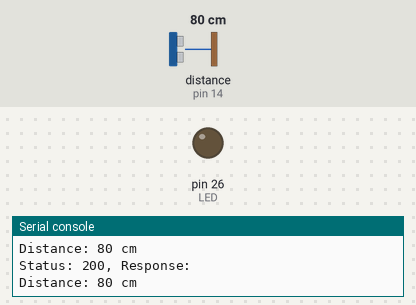
Simulated run of this program. Board: MicroPython board. Parts: output pins drawn as LEDs (lit = HIGH), the last lines printed to the serial console. The test bench sets the inputs (shaded band); at power-on: distance to the obstacle (sensor on pin 14) 80 cm. The echo pulse lasts 58.3 µs per cm; WiFi joins after 1.5 s; web requests get an empty 200 reply after 0.4 s; pins used as bus, display or sensor lines are not drawn.

Above: at 3.2 s.
3.3 s: distance to the obstacle (sensor on pin 14) set to 55 cm
4.8 s: distance to the obstacle (sensor on pin 14) set to 46 cm
At 5.4 s:
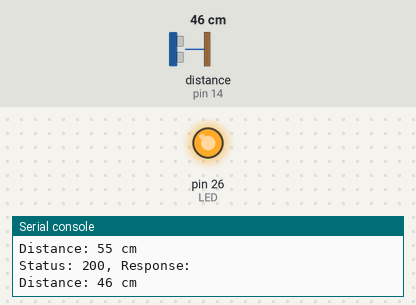
6.5 s: distance to the obstacle (sensor on pin 14) set to 60 cm
At 7.7 s:
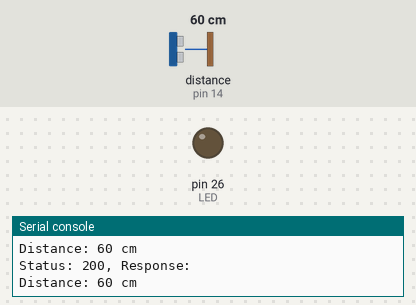
8.0 s: distance to the obstacle (sensor on pin 14) set to 2 cm
At 9.4 s:
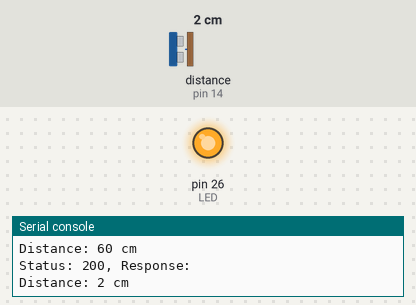
Timing chart, 0 to 10.5 s (numbered marks = the images above; inputs shaded):
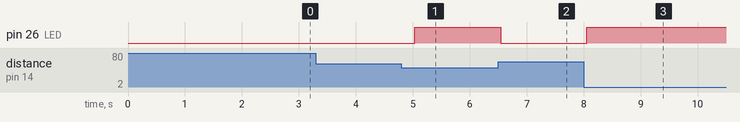

The program:

EWMS_NODE.py
```python
import machine
import time
import urequests  # MicroPython library for HTTP requests
from machine import Pin

# Wi-Fi Credentials
ssid = 'Redmi'
password = '876543210'

# Define pins for the JSN-SR04T sensor
TRIG_PIN = 12   # Change to your GPIO pin for Trig
ECHO_PIN = 14   # Change to your GPIO pin for Echo
LED = Pin(26, Pin.OUT)

# Define URL for your Node.js server
nodejs_server_url = 'https://test-iot-554d.onrender.com/sensor-data'
#https://test-iot-554d.onrender.com/sensor-data


# Function to connect to Wi-Fi
def connect_wifi():
    import network
    wlan = network.WLAN(network.STA_IF)
    wlan.active(True)
    wlan.connect(ssid, password)

    while not wlan.isconnected():
        time.sleep(1)
        print('Connecting to Wi-Fi...')

    print('Connected to Wi-Fi')
    print('Network config:', wlan.ifconfig())

# Function to measure distance
def measure_distance():
    trig = machine.Pin(TRIG_PIN, machine.Pin.OUT)
    echo = machine.Pin(ECHO_PIN, machine.Pin.IN)

    trig.value(0)
    time.sleep_us(2)
    trig.value(1)
    time.sleep_us(10)
    trig.value(0)

    # Measure the duration of the pulse
    while echo.value() == 0:
        pass
    start = time.ticks_us()

    while echo.value() == 1:
        pass
    end = time.ticks_us()

    # Calculate distance in centimeters
    duration = time.ticks_diff(end, start)
    distance = (duration / 2) / 29.1  # Speed of sound = 343 m/s
    return int(distance)

# Connect to Wi-Fi
connect_wifi()

while True:
    # Measure distance from the sensor
    distance = measure_distance()
    print(f'Distance: {distance} cm')
    if distance <= 50:
        LED.value(1)  # Turn on LED if distance is <= 50 cm
        time.sleep(1)
    else:
        LED.value(0)  # Turn off LED otherwise

    # Send distance data to the Node.js server
    try:
        response = urequests.post(nodejs_server_url, json={'distance': distance})
        print(f'Status: {response.status_code}, Response: {response.text}')
        response.close()
    except Exception as e:
        print('Error sending data:', e)

    time.sleep(0.1)  # Send data every second
```

Measured:
- the behaviour switches between 51 and 50 cm on distance to the obstacle (sensor on pin 14) (found by bisection; images 0 and 1)
- after the input at 4.8 s, pin 26 (LED): LOW → HIGH after 0.24 s
- after the input at 6.5 s, pin 26 (LED): HIGH → LOW at once
- after the input at 8.0 s, pin 26 (LED): LOW → HIGH after 0.05 s
